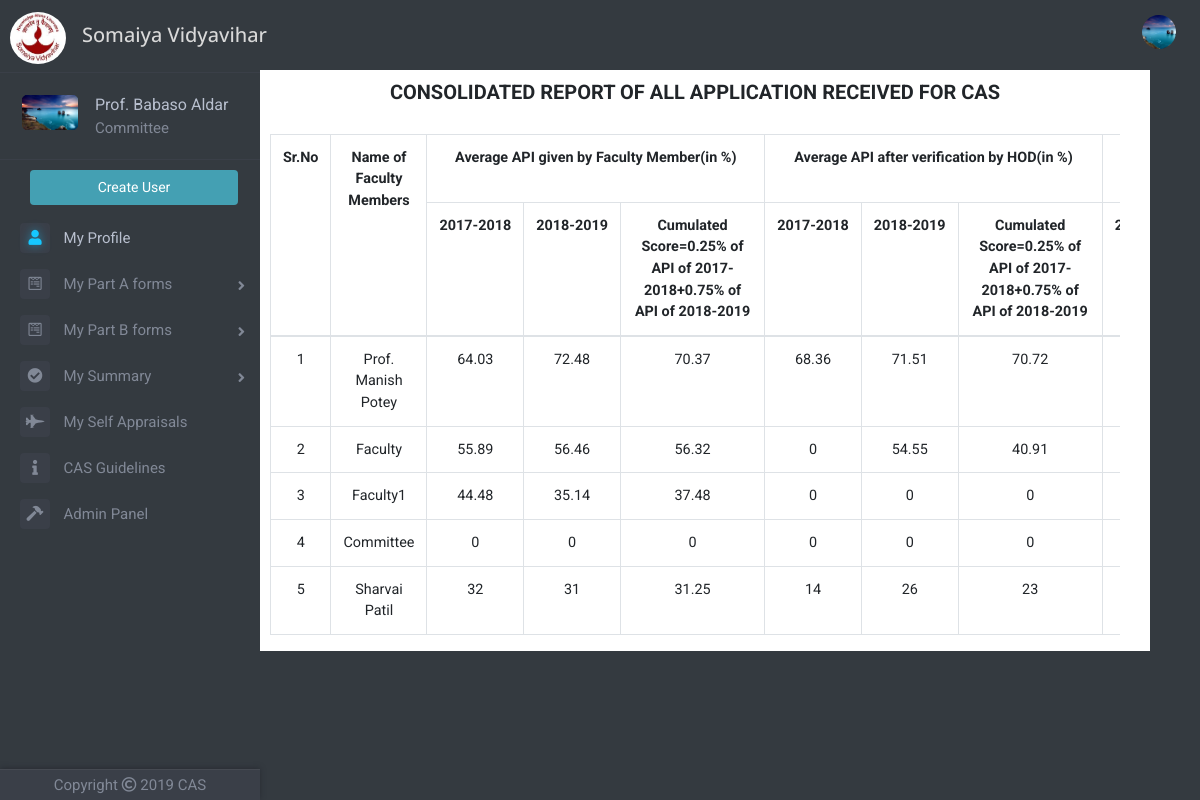
Page /finalsummary.php (signed in) on the committed database.
### tables this page shows
CREATE TABLE `faculty_table` (
  `id` int(11) NOT NULL,
  `faculty_name` varchar(100) NOT NULL,
  `email` varchar(50) NOT NULL,
  `password` varchar(256) NOT NULL,
  `date_of_joining` date NOT NULL,
  `department` varchar(50) NOT NULL,
  `profilePicLocation` varchar(100) NOT NULL DEFAULT 'defaults/default_userprofile_pic.png',
  `faculty` int(11) NOT NULL,
  `hod` int(11) NOT NULL,
  `committee` int(11) NOT NULL,
  `principal` int(11) NOT NULL,
  `admin` int(11) NOT NULL
);

CREATE TABLE `summary_table` (
  `id` int(11) NOT NULL,
  `year` int(11) NOT NULL,
  `facultyId` int(11) NOT NULL,
  `selfA` float NOT NULL,
  `selfB` float NOT NULL,
  `self_avgpi` float NOT NULL,
  `hodA` float NOT NULL,
  `hodB` float NOT NULL,
  `hod_avgpi` float NOT NULL,
  `committeeA` float NOT NULL,
  `committeeB` float NOT NULL,
  `committee_avgpi` float NOT NULL,
  `hodremarksA` varchar(200) NOT NULL,
  `hodremarksBcat1` varchar(200) NOT NULL,
  `hodremarksBcat2` varchar(200) NOT NULL,
  `hodremarksBcat3` varchar(200) NOT NULL,
  `hodremarksBcat4` varchar(200) NOT NULL,
  `hodremarksavgpi` varchar(200) NOT NULL,
  `hodremarkscum` varchar(200) NOT NULL,
  `committeeremarksA` varchar(200) NOT NULL,
  `committeeremarksBcat1` varchar(200) NOT NULL,
  `committeeremarksBcat2` varchar(200) NOT NULL,
  `committeeremarksBcat3` varchar(200) NOT NULL,
  `committeeremarksBcat4` varchar(200) NOT NULL,
  `committeeremarksavgpi` varchar(200) NOT NULL,
  `committeeremarkscum` varchar(200) NOT NULL,
  `final_recomm` varchar(200) NOT NULL
);

### finalsummary.php (the view, shortened to what this page needs)
<?php
include 'dbh.php';
$viewerId=mysqli_real_escape_string($conn,$_SESSION['id']);
$sqlx="SELECT profilePicLocation, hod, committee FROM faculty_table WHERE id='$viewerId'";
$resultx=mysqli_query($conn,$sqlx);
$rowx=mysqli_fetch_assoc($resultx);
$profilePicLocation=$rowx['profilePicLocation'];
include 'top.php';
include 'left-nav.php';
?>
<div class="container">
    <div class="row justify-content-center">
    	<div class="col offset-md-2 parta" id="summary-container">
	    	<header>
	    		<h2 class="heading"><b>CONSOLIDATED REPORT OF ALL APPLICATION RECEIVED FOR CAS</b></h2><br>
	    	</header>
    	<div class="container">
			<div class="row clearfix">
				<div class="col-md-12 column">
					<div class="admin-table">
					<table class="table table-bordered table-hover" id="tab-summary">
						<tr>
							<th class="text-center" rowspan="2">Sr.No</th>
							<th class="text-center" rowspan="2">Name of Faculty Members</th>
							<th class="text-center" colspan="3">Average API given by Faculty Member(in %)</th>
							<th class="text-center" colspan="3">Average API after verification by HOD(in %)</th>
							<th class="text-center" colspan="3">Final Score by Screening Cum Evaluation/Selection Committee</th>
						</tr>
						<tr>
							<th><?php echo $previousyear-1; ?>-<?php echo $previousyear; ?></th>
							<th><?php echo $previousyear; ?>-<?php echo $currentyear; ?></th>
							<th>Cumulated Score=0.25% of API of <?php echo $previousyear-1; ?>-<?php echo $previousyear; ?>+0.75% of API of <?php echo $previousyear; ?>-<?php echo $currentyear; ?></th>
							<th><?php echo $previousyear-1; ?>-<?php echo $previousyear; ?></th>
							<th><?php echo $previousyear; ?>-<?php echo $currentyear; ?></th>
							<th>Cumulated Score=0.25% of API of <?php echo $previousyear-1; ?>-<?php echo $previousyear; ?>+0.75% of API of <?php echo $previousyear; ?>-<?php echo $currentyear; ?></th>
							<th><?php echo $previousyear-1; ?>-<?php echo $previousyear; ?></th>
						</tr>
						<tbody>
							<?php
							$sql="SELECT facultyId, selfA, selfB, self_avgpi, hodA, hodB, hod_avgpi, committeeA, committeeB, committee_avgpi, final_recomm FROM summary_table WHERE year='$currentyear'";
							$result=mysqli_query($conn, $sql);
							if(mysqli_num_rows($result)>0)
							{
								$counter=1;
								while($row=mysqli_fetch_assoc($result))
								{
									$facultyId=mysqli_real_escape_string($conn, $row['facultyId']);
									$sqln="SELECT faculty_name FROM faculty_table WHERE id='$facultyId'";
									$resultn=mysqli_query($conn, $sqln);
									$rown=mysqli_fetch_assoc($resultn);
									$faculty_name=$rown['faculty_name'];
									?>
									<tr>
										<td><?php echo $counter; ?></td>
										<td><?php echo $faculty_name; ?></td>
										<td><?php echo $row['selfA']; ?></td>
										<td><?php echo $row['selfB']; ?></td>
										<td><?php echo $row['self_avgpi']; ?></td>
										<td><?php echo $row['hodA']; ?></td>
										<td><?php echo $row['hodB']; ?></td>
										<td><?php echo $row['hod_avgpi']; ?></td>
										<td><?php echo $row['committeeA']; ?></td>
									</tr>
									<?php
									$counter+=1;
								}
							}
							else
							{
								?>
								<td colspan="12"><p class="text-center">No results</p></td>
								<?php
							}
							?>
						</tbody>
					</table>
					</div>
				</div>
			</div>
		</div>
	    </div>
	</div>
</div>

### top.php (shortened to what this page needs)
<!DOCTYPE html>
<html>
<head>
	<link rel="stylesheet" href="https://maxcdn.bootstrapcdn.com/bootstrap/4.1.3/css/bootstrap.min.css">
	<link href="https://stackpath.bootstrapcdn.com/font-awesome/4.7.0/css/font-awesome.min.css" rel="stylesheet">
	<link href="//netdna.bootstrapcdn.com/font-awesome/4.1.0/css/font-awesome.min.css" rel="stylesheet">
	<link rel="stylesheet" type="text/css" href="Frontend/global.css">
	<link rel="stylesheet" href="https://cdnjs.cloudflare.com/ajax/libs/animate.css/3.7.0/animate.min.css">
	<link rel="stylesheet" href="https://use.fontawesome.com/releases/v5.6.3/css/all.css">
</head>
<body>
		<nav class="navbar navbar-expand-lg sticky-top navbar-dark bg-dark" style="height: 50px">
	  	<a class="navbar-brand" href="index.php"><img src="img\logo1.jpg" style="width: 56px;height: 52px;margin-left: -6px;border-radius: 50%;margin-top: 26px"></a>
	  	<h3 class="text-left index-h1" style="font-size: 20px;margin-top: 27px">Somaiya Vidyavihar</h3>
	  	<div class="collapse navbar-collapse" id="navbarSupportedContent">
		    <ul class="navbar-nav ml-auto">
		      	<?php
		      	if(!isset($_SESSION['id']))
		      	{
			      	?>
			      	<li class="nav-item">
			        	<a class="nav-link" href="index.php">Sign Up | Sign In</a>
			      	</li>
			      	<?php
			    }
			    else
			    {
			    	?>
			      	<li class="nav-item dropdown">
				        <img class="nav-link dropdown-toggle" src="<?php echo $profilePicLocation; ?>" width="50px" height="50px" style="overflow: hidden;border-radius: 50%;display:block;margin:0 auto;object-fit: cover;cursor: pointer;margin-top: 13px" id="navbarDropdown" role="button" data-toggle="dropdown" aria-haspopup="true" aria-expanded="false">
			      	</li>
			      	<?php
		      	}
		      	?>
		    </ul>
	  	</div>
	</nav>

### left-nav.php (shortened to what this page needs)
<?php
$uid=mysqli_real_escape_string($conn,$_SESSION['id']);
$sqlp="SELECT profilePicLocation, faculty_name, admin, hod, committee FROM faculty_table WHERE id='$uid'";
$resultp=mysqli_query($conn,$sqlp);
$rowp=mysqli_fetch_assoc($resultp);
$profilePicLocation=$rowp['profilePicLocation'];
$faculty_name=$rowp['faculty_name'];
$committee=$rowp['committee'];
$admin=$rowp['admin'];
?>
<div class="page-wrapper chiller-theme toggled">
	<nav id="sidebar" class="sidebar-wrapper sm-hidden">
		<div class="sidebar-content">
			<div class="sidebar-brand">
				<div id="close-sidebar">
				</div>
			</div><br>
			<div class="sidebar-header">
				<div class="user-pic">
					<img class="img-responsive img-rounded" src="<?php echo $profilePicLocation; ?>"
						alt="User picture">
				</div>
				<div class="user-info">
					<span class="user-name" style="font-size: 16px">
						<?php echo $faculty_name; ?>
					</span>
				 		<?php
				 	if($committee==1)
					{
						?>
						<span class="user-role" style="font-size: 15px">Committee</span>
				 		<?php
				 	}
				 	?>
				</div>
			</div>
			<?php
			$currentyear=date("Y");
			$previousyear=$currentyear-1;
			?>
			<div class="sidebar-menu">
				<ul>
					<?php
					if($admin==1)
					{
						?>
							<a href="createuser.php"><input type="submit" name="submit" value="Create User" class="btn create-user-admin" /></a>
						<?php
					}
					?>
					<li class="sidebar-dropdown active">
						<a href="userprofile.php">
							<i class="fas fa-user" style="font-size: 15px"></i>
							<span style="font-size: 15px">My Profile</span>
						</a>
					</li>
					<li class="sidebar-dropdown dropdown-arrow">
						<a>
							<i class="fab fa-wpforms" style="font-size: 15px"></i>
							<span style="font-size: 15px;cursor:pointer">My Part A forms</span>
						</a>
					</li>
					<li class="sidebar-dropdown dropdown-arrow">
						<a>
							<i class="fab fa-wpforms" style="font-size: 15px"></i>
							<span style="font-size: 15px;cursor:pointer">My Part B forms</span>
						</a>
					</li>
					<li class="sidebar-dropdown dropdown-arrow">
						<a>
							<i class="fa fa-check-circle" aria-hidden="true" style="font-size: 15px"></i>
							<span style="font-size: 15px;cursor:pointer">My Summary</span>
						</a>
					</li>
					<li class="sidebar-dropdown">
						<a href="self-appraisals.php?id=<?php echo $_SESSION['id']; ?>">
							<i class="fas fa-fighter-jet" style="font-size: 15px"></i>
							<span style="font-size: 15px">My Self Appraisals</span>
						</a>
					</li>
					<li class="sidebar-dropdown">
						<a href="guidelines.php">
							<i class="fas fa-info" style="font-size: 15px"></i>
							<span style="font-size: 15px">CAS Guidelines</span>
						</a>
					</li>
					<?php
					if($admin==1)
					{
						?>
						<li class="sidebar-dropdown">
							<a href="adminpanel.php">
								<i class="fas fa-hammer" style="font-size: 15px"></i>
								<span style="font-size: 15px">Admin Panel</span>
							</a>
						</li>
						<?php
					}
					?>
				</ul>
			</div>
		</div>
		<div class="sidebar-footer">
			<a>
				<p style="font-size: 15px">Copyright  <i class="far fa-copyright"></i>  <?php echo $currentyear; ?>  CAS</p>
			</a>
		</div>
	</nav>

### rows in the picture
faculty_table: profilePicLocation (picture), faculty_name "Prof. Babaso Aldar"
summary_table: faculty_table.faculty_name "Prof. Manish Potey", selfA "64.03", selfB "72.48", self_avgpi "70.37", hodA "68.36", hodB "71.51", hod_avgpi "70.72"
summary_table: faculty_table.faculty_name "Faculty", selfA "55.89", selfB "56.46", self_avgpi "56.32", hodA "0", hodB "54.55", hod_avgpi "40.91"
summary_table: faculty_table.faculty_name "Faculty1", selfA "44.48", selfB "35.14", self_avgpi "37.48", hodA "0", hodB "0", hod_avgpi "0"
summary_table: faculty_table.faculty_name "Committee", selfA "0", selfB "0", self_avgpi "0", hodA "0", hodB "0", hod_avgpi "0"
summary_table: faculty_table.faculty_name "Sharvai Patil", selfA "32", selfB "31", self_avgpi "31.25", hodA "14", hodB "26", hod_avgpi "23"
